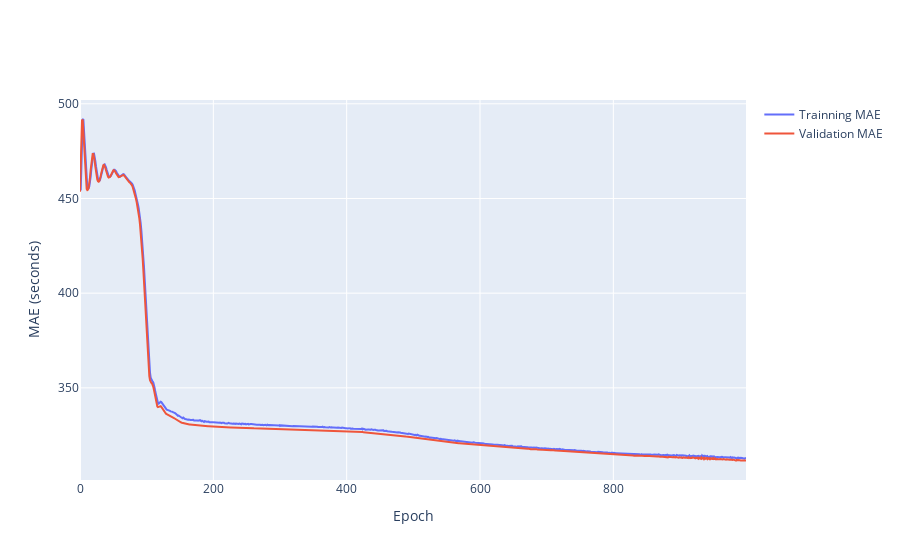

The cell this chart's notebook holds for it:
### Code cell
fig = go.Figure()
# fig.add_trace(go.Scatter(y=history.history['loss'],
#                     name='Trainning loss'))
# fig.add_trace(go.Scatter(y=history.history['val_loss'],
#                     name='Validation loss'))
fig.add_trace(go.Scatter(y=y_scaler.inverse_transform(history.history['mae']),
                    name='Trainning MAE'))
fig.add_trace(go.Scatter(y=y_scaler.inverse_transform(history.history['val_mae']),
                    name='Validation MAE'))
fig.update_layout(xaxis_title='Epoch',
                  yaxis_title='MAE (seconds)')
fig.show()

### Figure 1 — Plotly figure (JSON) as saved in the notebook; plotly's stock layout.template omitted (floating-point values rounded to 4 significant figures; data arrays with more than 128 entries replaced by an {"elided": "..."} marker saying what was removed)
{"data": [{"name": "Trainning MAE", "type": "scatter", "y": {"elided": "1000 float values"}}, {"name": "Validation MAE", "type": "scatter", "y": {"elided": "1000 float values"}}], "layout": {"xaxis": {"title": {"text": "Epoch"}}, "yaxis": {"title": {"text": "MAE (seconds)"}}}}
